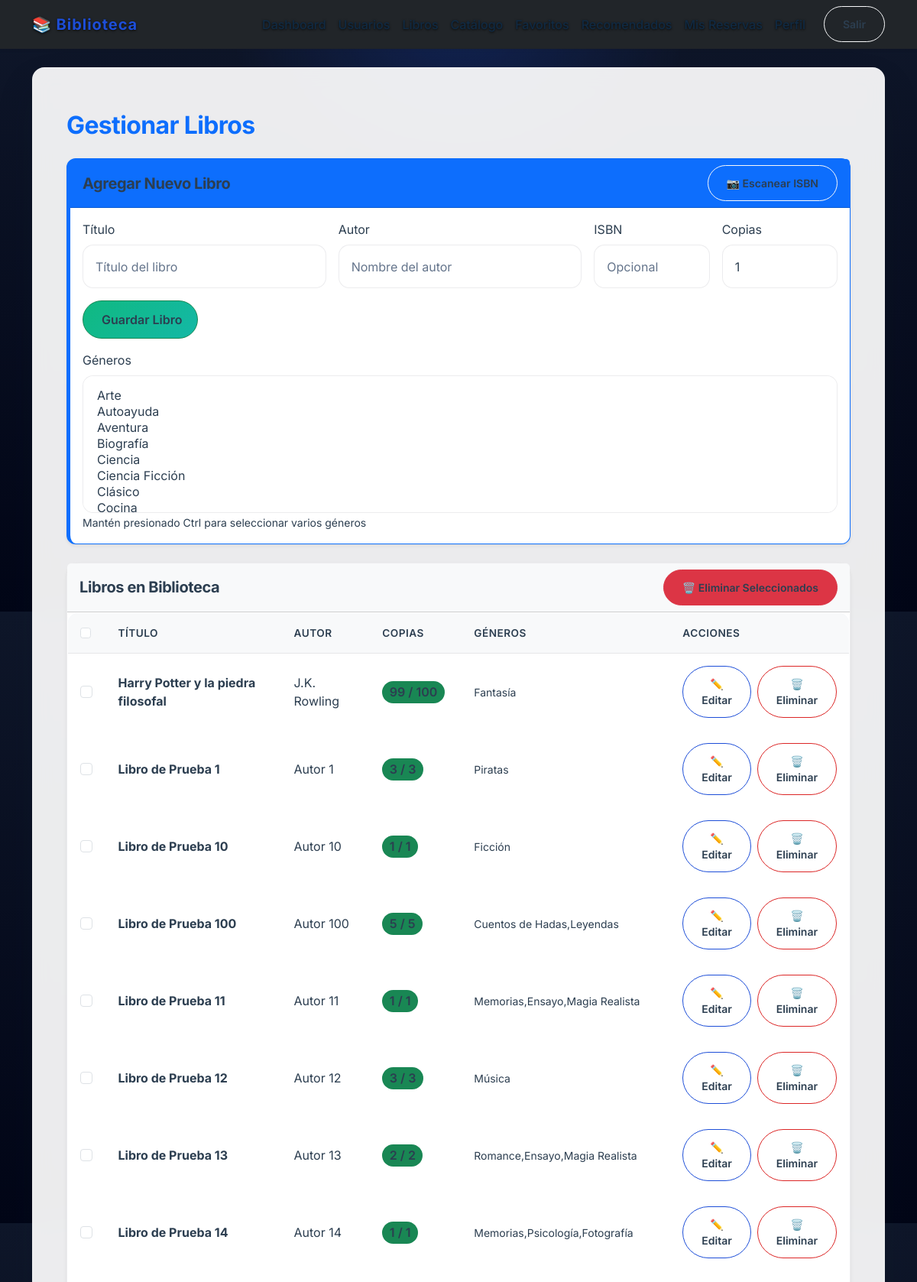
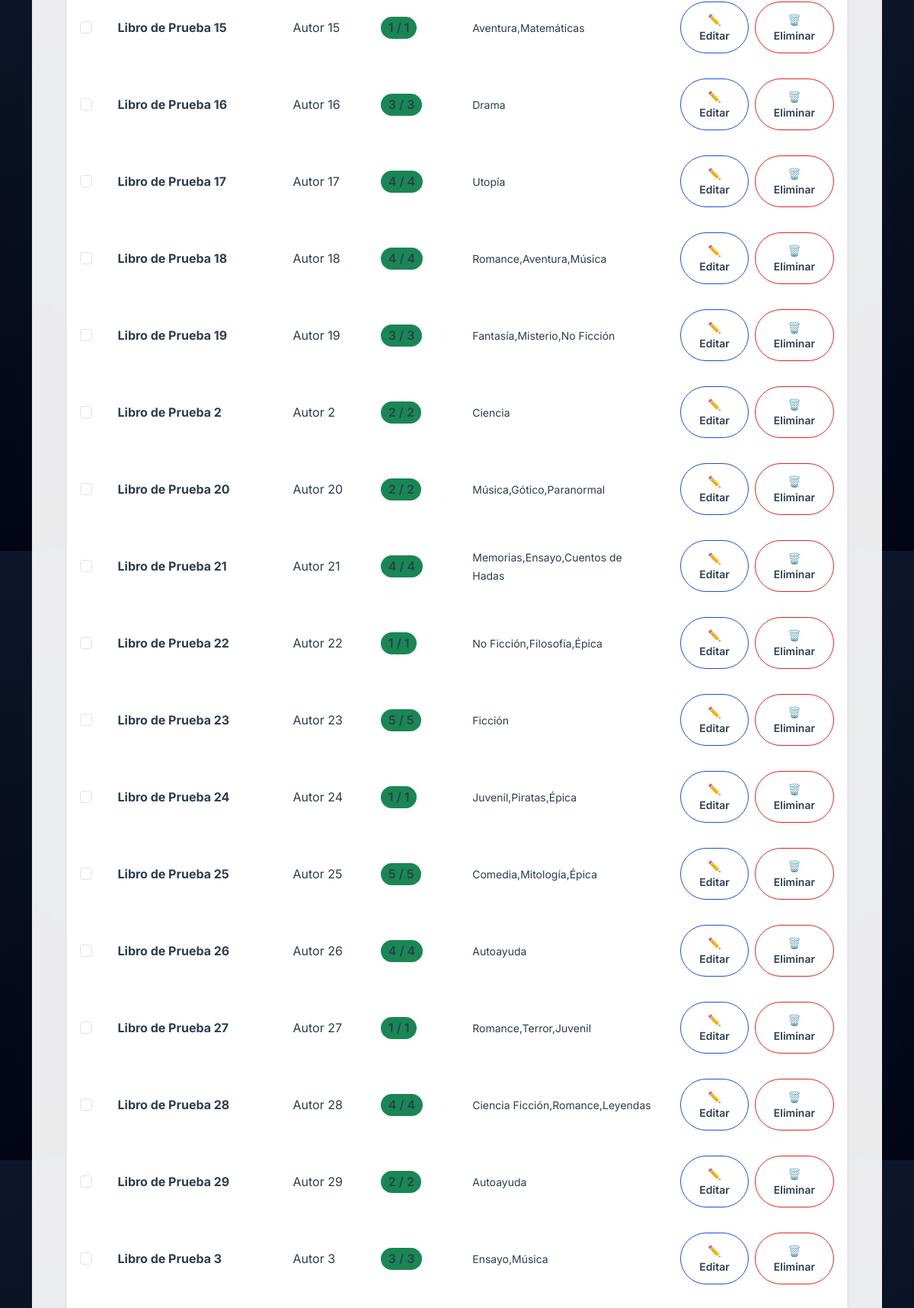
Screenshot of /admin/books (signed in, upper part) with the database file from the repository (2 pictures, top to bottom).
### tables this page shows
CREATE TABLE books (
                id INTEGER PRIMARY KEY AUTOINCREMENT,
                title TEXT NOT NULL,
                author TEXT NOT NULL,
                copies INTEGER DEFAULT 1,
                available INTEGER DEFAULT 1
            );

### routes/admin_routes.py (the view, shortened to what this page needs)
@admin_bp.route('/books', methods=['GET', 'POST'])
@login_required
@admin_required
def admin_books():
    form = BookForm()
    genres = query_db('SELECT id, name FROM genres ORDER BY name')
    form.genres.choices = [(genre['id'], genre['name']) for genre in genres]
    books = query_db(
        """
        SELECT b.id, b.title, b.author, b.copies AS total_copies, b.available AS available_copies,
               GROUP_CONCAT(DISTINCT g.name) AS genre_names
        FROM books b
        LEFT JOIN book_genres bg ON b.id = bg.book_id
        LEFT JOIN genres g ON bg.genre_id = g.id
        GROUP BY b.id
        ORDER BY b.title
        """
    )
    return render_template('admin_books.html', form=form, books=books, genres=genres)

### forms.py
class BookForm(FlaskForm):
    title = StringField('Título', validators=[DataRequired()])
    author = StringField('Autor', validators=[DataRequired()])
    isbn = StringField('ISBN (Opcional)', validators=[Optional()])
    copies = IntegerField(
        'Copias', validators=[DataRequired(), NumberRange(min=1)], default=1
    )
    genres = SelectMultipleField('Géneros', coerce=int, validators=[DataRequired()], choices=[])
    submit = SubmitField('Guardar Libro')

### app.py (called while the page is built)
@app.teardown_appcontext
def teardown_db(exception=None):
    close_db(exception)

### database.py (called while the page is built)
def get_db_connection(db_path=None):
    db_path = db_path or DEFAULT_DB_PATH
    connection = sqlite3.connect(db_path, timeout=10, detect_types=sqlite3.PARSE_DECLTYPES)
    connection.row_factory = sqlite3.Row
    connection.execute('PRAGMA foreign_keys = ON')
    return connection

### db_utils.py (called while the page is built)
def get_db():
    if 'db' not in g:
        g.db = get_db_connection()
    return g.db

def query_db(query, args=(), one=False):
    cursor = get_db().execute(query, args)
    rows = cursor.fetchall()
    cursor.close()
    if one:
        return rows[0] if rows else None
    return rows

### templates/admin_books.html (shortened to what this page needs)
{% extends "base.html" %}
{% block content %}
<div class="container mt-4">
    <h2 class="mb-4 text-primary">Gestionar Libros</h2>
    <div class="card mb-4 shadow-sm border-primary">
        <div class="card-header bg-primary text-white">
            <div class="d-flex justify-content-between align-items-center">
                <h5 class="mb-0">Agregar Nuevo Libro</h5>
                <a href="{{ url_for('admin.scan_isbn') }}" class="btn btn-outline-light btn-sm">
                    📷 Escanear ISBN
                </a>
            </div>
        </div>
        <div class="card-body">
            <form method="post">
                <div class="row g-3 align-items-end">
                    <div class="col-md-4">
                        <label class="form-label">Título</label>
                        {{ form.title(class="form-control", placeholder="Título del libro") }}
                    </div>
                    <div class="col-md-4">
                        <label class="form-label">Autor</label>
                        {{ form.author(class="form-control", placeholder="Nombre del autor") }}
                    </div>
                    <div class="col-md-2">
                        <label class="form-label">ISBN</label>
                        {{ form.isbn(class="form-control", placeholder="Opcional") }}
                    </div>
                    <div class="col-md-2">
                        <label class="form-label">Copias</label>
                        {{ form.copies(class="form-control", min="1") }}
                    </div>
                    <div class="col-md-2">
                        {{ form.submit(class="btn btn-success w-100") }}
                    </div>
                </div>
                <div class="mt-3">
                    <label class="form-label">Géneros</label>
                    {{ form.genres(class="form-select", multiple=True, size="6", style="height: 180px;") }}
                    <small class="text-muted">Mantén presionado Ctrl para seleccionar varios géneros</small>
                </div>
            </form>
        </div>
    </div>
    <form method="post" id="deleteForm">
        <div class="card shadow-sm">
            <div class="card-header d-flex justify-content-between align-items-center bg-light">
                <h5 class="mb-0">Libros en Biblioteca</h5>
                <button type="submit" class="btn btn-danger btn-sm"
                        onclick="return confirm('¿Eliminar los libros seleccionados?') && this.form.querySelectorAll('input[name=selected_books]:checked').length > 0">
                    🗑️ Eliminar Seleccionados
                </button>
            </div>
            <div class="card-body p-0">
                <div class="table-responsive">
                    <table class="table table-hover mb-0 align-middle">
                        <thead class="table-light">
                            <tr>
                                <th style="width: 50px;">
                                    <input type="checkbox" id="selectAll" class="form-check-input">
                                </th>
                                <th>Título</th>
                                <th>Autor</th>
                                <th style="width: 120px;">Copias</th>
                                <th>Géneros</th>
                                <th style="width: 180px;">Acciones</th>
                            </tr>
                        </thead>
                        <tbody>
                            {% for b in books %}
                            <tr>
                                <td>
                                    <input type="checkbox" name="selected_books" value="{{ b.id }}" class="form-check-input">
                                </td>
                                <td><strong>{{ b.title }}</strong></td>
                                <td>{{ b.author }}</td>
                                <td>
                                    <span class="badge bg-{{ 'success' if b.available_copies > 0 else 'danger' }} fs-6">
                                        {{ b.available_copies }} / {{ b.total_copies }}
                                    </span>
                                </td>
                                <td>
                                    <small class="text-muted">{{ b.genre_names or 'Sin género' }}</small>
                                </td>
                                <td>
                                    <div class="d-flex gap-2">
                                        <a href="{{ url_for('admin.admin_edit_book', book_id=b.id) }}"
                                           class="btn btn-sm btn-outline-primary">✏️ Editar</a>
                                        <form method="post" action="{{ url_for('admin.admin_delete_book', book_id=b.id) }}" class="d-inline">
                                            <button type="submit" class="btn btn-sm btn-outline-danger"
                                                    onclick="return confirm('¿Eliminar este libro permanentemente?')">
                                                🗑️ Eliminar
                                            </button>
                                        </form>
                                    </div>
                                </td>
                            </tr>
                            {% else %}
                            <tr>
                                <td colspan="6" class="text-center text-muted py-4">
                                    No hay libros registrados aún.
                                </td>
                            </tr>
                            {% endfor %}
                        </tbody>
                    </table>
                </div>
            </div>
        </div>
    </form>
</div>
{% endblock %}

### static/css/style.css (style rules this page uses)
:root { --bg: #f4f7fc; --surface: #ffffff; --surface-soft: #eef4fb; --primary: #1d4ed8; --secondary: #0f766e; --accent: #38bdf8; --text: #102a43; --muted: #64748b; --border: rgba(15, 23, 42, 0.08); --shadow: rgba(15, 23, 42, 0.08); --radius: 18px; }
* { box-sizing: border-box; }
body { margin: 0; min-height: 100vh; font-family: 'Inter', sans-serif; background: radial-gradient(circle at top left, rgba(56, 189, 248, 0.12), transparent 25%), radial-gradient(circle at bottom right, rgba(29, 78, 216, 0.14), transparent 20%), var(--bg); color: var(--text); }
h1, h2, h3, h4, h5, h6 { font-weight: 700; letter-spacing: -0.02em; color: var(--text); margin-bottom: 1rem; }
p, label, .form-label, small, .text-muted { color: var(--muted); }
.card { background: var(--surface); border: 1px solid var(--border); border-radius: var(--radius); box-shadow: 0 20px 60px rgba(15, 23, 42, 0.06); transition: transform 0.3s ease, box-shadow 0.3s ease; }
.table { background: var(--surface); border: 1px solid var(--border); border-radius: calc(var(--radius) - 4px); overflow: hidden; box-shadow: 0 18px 40px rgba(15, 23, 42, 0.05); }
.table th, .table td { border-color: transparent; padding: 1rem 1rem; vertical-align: middle; }
.table thead { background: var(--surface-soft); color: var(--text); }
.table thead th { border-bottom: 1px solid var(--border); }
.form-control, .form-select { background: #fff; border: 1px solid var(--border); border-radius: 14px; padding: 0.95rem 1rem; color: var(--text); transition: border-color 0.25s ease, box-shadow 0.25s ease; }
.form-control::placeholder { color: var(--muted); }
.btn { border-radius: 999px; font-weight: 600; padding: 0.75rem 1.5rem; transition: transform 0.25s ease, box-shadow 0.25s ease, background 0.25s ease; }
.btn-success { background: linear-gradient(135deg, #10b981, #14b8a6); color: #fff; }
.btn-outline-primary { color: var(--primary); border-color: var(--primary); }
.btn-outline-danger { color: #dc2626; border-color: #dc2626; }
.badge { border-radius: 999px; font-weight: 600; padding: 0.4rem 0.8rem; background: rgba(56, 189, 248, 0.12); color: var(--primary); }
.card, .alert { animation: fadeIn 0.45s ease-out; }
* { transition: all 0.3s ease; }
.card.border-primary, .card.border-success, .card.border-warning, .card.border-danger { border-radius: 12px; box-shadow: 0 4px 12px rgba(0,0,0,0.1); transition: transform 0.2s; }
.table th { font-weight: 600; font-size: 0.85rem; text-transform: uppercase; letter-spacing: 0.5px; }
.card *, .table *, .form-control, .form-select, .alert *, .btn, .badge, .table th, .table td, .card .card-body, .card .card-title, .card .card-text { text-shadow: none !important; color: #2c3e50 !important; }
.card.border-primary { border-left: 5px solid #0d6efd !important; }
.table .badge { font-size: 0.85rem; padding: 0.4em 0.6em; }

### templates/base.html (style rules this page uses)
body { min-height: 100vh; background: radial-gradient(circle at top, rgba(29, 78, 216, 0.25), transparent 30%), linear-gradient(180deg, #0f172a 0%, #020617 100%); color: #1f2937; }

### rows the page displays
books: title "Harry Potter y la piedra filosofal", author "J.K. Rowling", available_copies "99", total_copies "100", genre_names "Fantasía"
books: title "Libro de Prueba 1", author "Autor 1", available_copies "3", total_copies "3", genre_names "Piratas"
books: title "Libro de Prueba 10", author "Autor 10", available_copies "1", total_copies "1", genre_names "Ficción"
books: title "Libro de Prueba 100", author "Autor 100", available_copies "5", total_copies "5", genre_names "Cuentos de Hadas,Leyendas"
books: title "Libro de Prueba 11", author "Autor 11", available_copies "1", total_copies "1", genre_names "Memorias,Ensayo,Magia Realista"
books: title "Libro de Prueba 12", author "Autor 12", available_copies "3", total_copies "3", genre_names "Música"
books: title "Libro de Prueba 13", author "Autor 13", available_copies "2", total_copies "2", genre_names "Romance,Ensayo,Magia Realista"
books: title "Libro de Prueba 14", author "Autor 14", available_copies "1", total_copies "1", genre_names "Memorias,Psicología,Fotografía"
books: title "Libro de Prueba 15", author "Autor 15", available_copies "1", total_copies "1", genre_names "Aventura,Matemáticas"
books: title "Libro de Prueba 16", author "Autor 16", available_copies "3", total_copies "3", genre_names "Drama"
books: title "Libro de Prueba 17", author "Autor 17", available_copies "4", total_copies "4", genre_names "Utopía"
books: title "Libro de Prueba 18", author "Autor 18", available_copies "4", total_copies "4", genre_names "Romance,Aventura,Música"
books: title "Libro de Prueba 19", author "Autor 19", available_copies "3", total_copies "3", genre_names "Fantasía,Misterio,No Ficción"
books: title "Libro de Prueba 2", author "Autor 2", available_copies "2", total_copies "2", genre_names "Ciencia"
books: title "Libro de Prueba 20", author "Autor 20", available_copies "2", total_copies "2", genre_names "Música,Gótico,Paranormal"
books: title "Libro de Prueba 21", author "Autor 21", available_copies "4", total_copies "4", genre_names "Memorias,Ensayo,Cuentos de Hadas"
books: title "Libro de Prueba 22", author "Autor 22", available_copies "1", total_copies "1", genre_names "No Ficción,Filosofía,Épica"
books: title "Libro de Prueba 23", author "Autor 23", available_copies "5", total_copies "5", genre_names "Ficción"
books: title "Libro de Prueba 24", author "Autor 24", available_copies "1", total_copies "1", genre_names "Juvenil,Piratas,Épica"
books: title "Libro de Prueba 25", author "Autor 25", available_copies "5", total_copies "5", genre_names "Comedia,Mitología,Épica"
books: title "Libro de Prueba 26", author "Autor 26", available_copies "4", total_copies "4", genre_names "Autoayuda"
books: title "Libro de Prueba 27", author "Autor 27", available_copies "1", total_copies "1", genre_names "Romance,Terror,Juvenil"
books: title "Libro de Prueba 28", author "Autor 28", available_copies "4", total_copies "4", genre_names "Ciencia Ficción,Romance,Leyendas"
books: title "Libro de Prueba 29", author "Autor 29", available_copies "2", total_copies "2", genre_names "Autoayuda"
books: title "Libro de Prueba 3", author "Autor 3", available_copies "3", total_copies "3", genre_names "Ensayo,Música"
